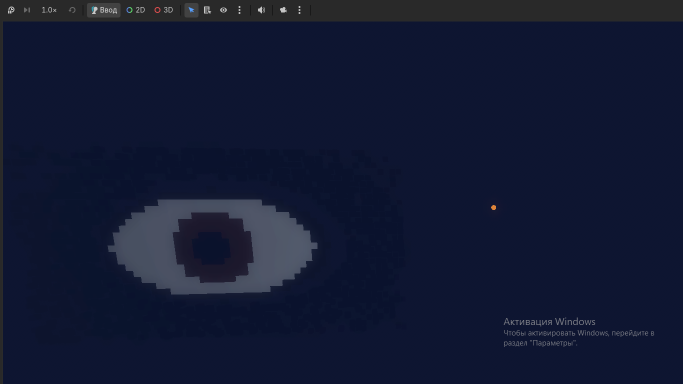
#> input picture reference/primitive_failure_example.png, 1366 x 768 px (shown at 1/2 size)
$ python cpu_visual_ensemble.py ../reference/primitive_failure_example.png ../reference/cinematic_eye_fire_reference.png out.png
#> lines starting #> are read from the running program, lines starting #| are printed output that depends on the picture; after the words box and inside, x2 and y2 are one past the last pixel; in counts of white or black regions, pixels touching at a corner belong together
from __future__ import annotations
import json, math, os, sys
from pathlib import Path
import numpy as np
from PIL import Image, ImageFilter

def img(path:Path,size=None):
    im=Image.open(path).convert("RGB")
    if size and im.size!=size: im=im.resize(size,Image.Resampling.LANCZOS)
    return im

def gray(im): return np.asarray(im.convert("L"),dtype=np.float64)

def ssim(a,b):
    c1=(.01*255)**2;c2=(.03*255)**2
    ux,uy=a.mean(),b.mean();vx=((a-ux)**2).mean();vy=((b-uy)**2).mean();cov=((a-ux)*(b-uy)).mean()
    return float(((2*ux*uy+c1)*(2*cov+c2))/((ux*ux+uy*uy+c1)*(vx+vy+c2)))

def hist_sim(a,b):
    ha=np.histogram(a,bins=64,range=(0,255),density=True)[0];hb=np.histogram(b,bins=64,range=(0,255),density=True)[0]
    den=float(np.linalg.norm(ha)*np.linalg.norm(hb))
    return float(np.dot(ha,hb)/den) if den else 1.0

def edge_map(a):
    gx=np.zeros_like(a);gy=np.zeros_like(a);gx[:,1:-1]=a[:,2:]-a[:,:-2];gy[1:-1,:]=a[2:,:]-a[:-2,:]
    e=np.hypot(gx,gy);m=e.mean()+e.std()*.5
    return (e>m).astype(np.float64)

def edge_sim(a,b):
    ea,eb=edge_map(a),edge_map(b);inter=(ea*eb).sum();union=np.maximum(ea,eb).sum()
    return float(inter/union) if union else 1.0

def block_layout(a,b,grid=8):
    h,w=a.shape;scores=[]
    for y in range(grid):
      for x in range(grid):
        y0,y1=round(y*h/grid),round((y+1)*h/grid);x0,x1=round(x*w/grid),round((x+1)*w/grid)
        ma=float(a[y0:y1,x0:x1].mean());mb=float(b[y0:y1,x0:x1].mean());scores.append(1-min(abs(ma-mb)/255,1))
    return float(np.mean(scores))

def ahash(im):
    a=np.asarray(im.convert("L").resize((16,16),Image.Resampling.LANCZOS),dtype=np.float64);return a>a.mean()

def hash_sim(a,b): return float(1-np.count_nonzero(a!=b)/a.size)

def main():
    if len(sys.argv)<3: raise SystemExit("usage: cpu_visual_ensemble.py baseline candidate [report]")
    pa,pb=Path(sys.argv[1]),Path(sys.argv[2]);ia=img(pa);ib=img(pb,ia.size);a,b=gray(ia),gray(ib)
#> in img, im is the input picture: PIL image 1366x768 RGB; mean R, G, B 17.9, 24.7, 50
#> call 2 of img, with size = (1366, 768)
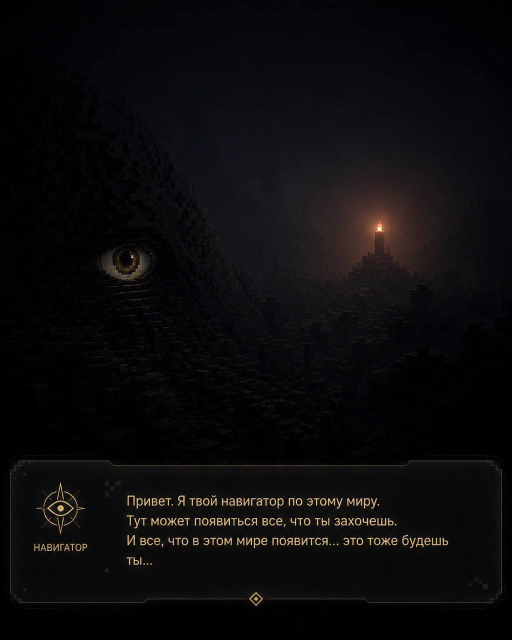
#> input picture reference/cinematic_eye_fire_reference.png, 1024 x 1280 px (shown at 1/2 size)
#> in img, im is the input picture: PIL image 1024x1280 RGB; mean R, G, B 11.9, 11.1, 12.8
#> after `a, b = (gray(ia), gray(ib))`:
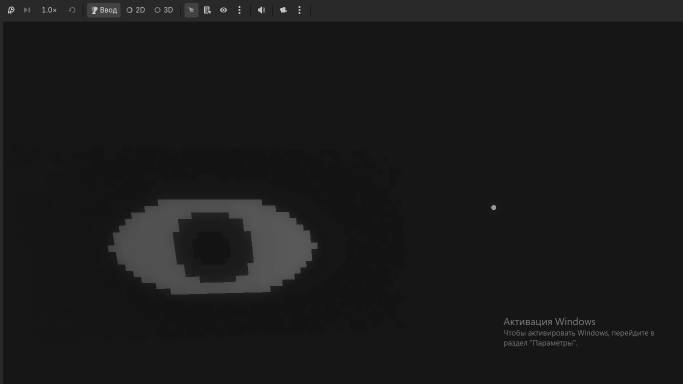
#> a: shape (768, 1366) float64 (shown at 1/2 size); min 19, max 227, mean 25.8
    metrics={"ssim":ssim(a,b),"histogram":hist_sim(a,b),"edges":edge_sim(a,b),"layoutBlocks":block_layout(a,b),"averageHash":hash_sim(ahash(ia),ahash(ib))}
#> in ssim, `ux, uy = (a.mean(), b.mean())`: ux = 25.8; uy = 11.41
#> in ssim, `vx = ((a - ux) ** 2).mean()`: vx = 205.6
#> in ssim, `vy = ((b - uy) ** 2).mean()`: vy = 329.1
#> in ssim, `cov = ((a - ux) * (b - uy)).mean()`: cov = -25.19
#> in hist_sim, `ha = np.histogram(a, bins=64, range=(0, 255), density=True)[0]`: ha = 64 values, max 0.197 at index 5, min 0 at index 0, mean 0.00392
#> in hist_sim, `hb = np.histogram(b, bins=64, range=(0, 255), density=True)[0]`: hb = 64 values, max 0.0798 at index 0, min 0 at index 62, mean 0.00392
#> in hist_sim, `den=float(np.linalg.norm(ha)*np.linalg.norm(hb))`: den = 0.0218
#> in edge_map, `gx = np.zeros_like(a)`: gx: shape (768, 1366) float64; every value is 0
#> in edge_map, `gx[:, 1:-1] = a[:, 2:] - a[:, :-2]`:
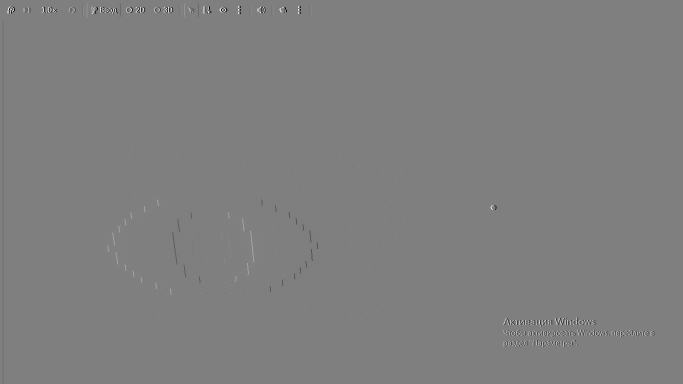
#> gx: shape (768, 1366) float64 (shown at 1/2 size); min -161, max 161, mean 0; drawn with min black and max white
#> in edge_map, `e = np.hypot(gx, gy)`:
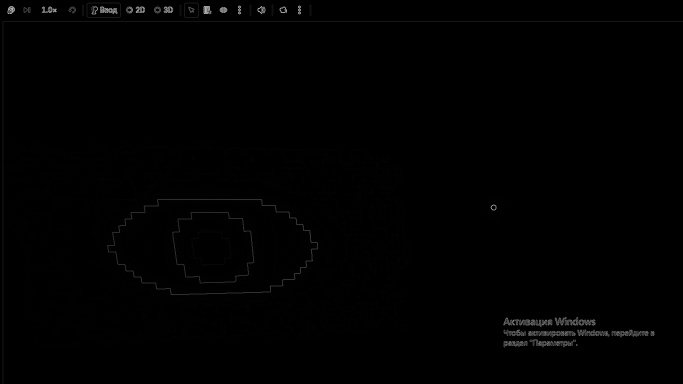
#> e: shape (768, 1366) float64 (shown at 1/2 size); min 0, max 227.7, mean 1.1
#> in edge_map, `m = e.mean() + e.std() * 0.5`: m = 5.72
#> in edge_map, `return (e>m).astype(np.float64)`:
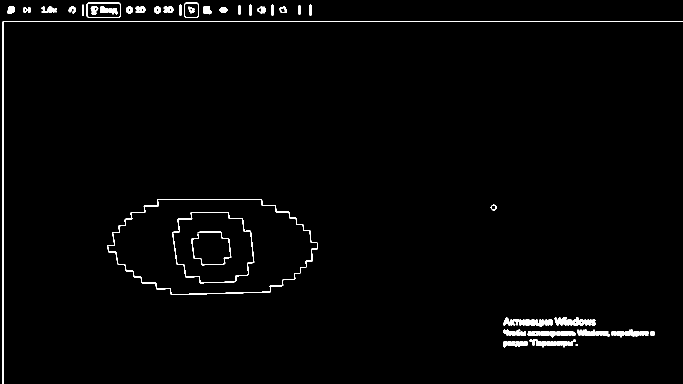
#> returned value: shape (768, 1366) float64 (shown at 1/2 size); values 0 (black) and 1 (white), 1.7% white; 39 white regions (1 under 20 px), largest, box (x1, y1, x2, y2) and area: (5, 42, 1366, 768) 4169, (214, 398, 636, 590) 2360, (344, 424, 509, 567) 1150
#> in edge_map (call 2), `e = np.hypot(gx, gy)`:
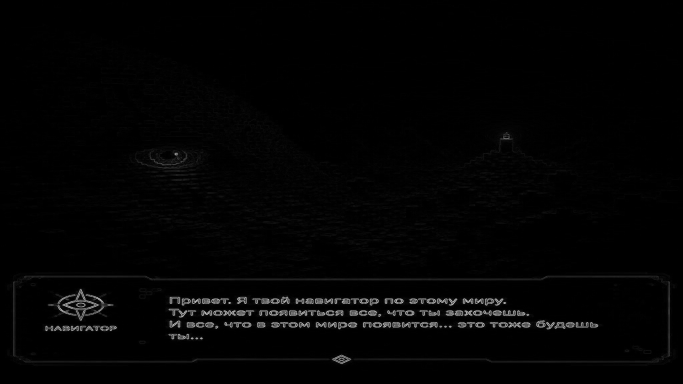
#> e: shape (768, 1366) float64 (shown at 1/2 size); min 0, max 287.6, mean 4.4; drawn with min black and max white
#> in edge_map (call 2), `m = e.mean() + e.std() * 0.5`: m = 14.22
#> in edge_map (call 2), `return (e>m).astype(np.float64)`:
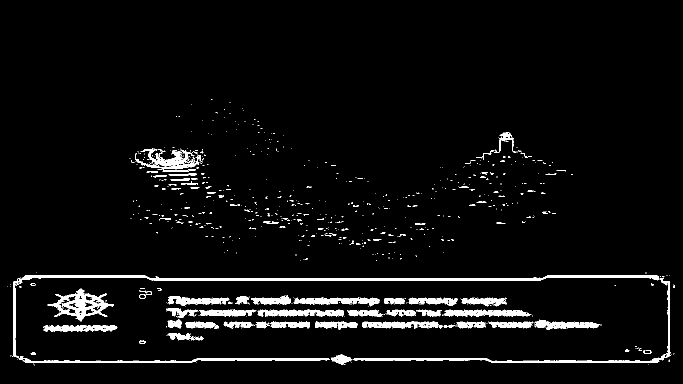
#> returned value: shape (768, 1366) float64 (shown at 1/2 size); values 0 (black) and 1 (white), 4.1% white; 879 white regions (803 under 20 px), largest, box (x1, y1, x2, y2) and area: (24, 551, 1318, 725) 7827, (95, 577, 228, 643) 2891, (706, 557, 1343, 726) 2747
#> in edge_sim, `inter = (ea * eb).sum()`: inter = 1023
#> in edge_sim, `union = np.maximum(ea, eb).sum()`: union = 59509
#> in block_layout, `h, w = a.shape`: h = 768; w = 1366
#> after the loop in block_layout, `for y in range(grid):`: scores = 64 values, max 0.996 at index 28, min 0.798 at index 43, mean 0.933
#> metrics = {'ssim': 0.0102, 'histogram': 0.123, 'edges': 0.0172, 'layoutBlocks': 0.933, 'averageHash': 0.543}
    weights={"ssim":.35,"histogram":.15,"edges":.20,"layoutBlocks":.20,"averageHash":.10}
    score=sum(metrics[k]*weights[k] for k in weights);minimum=float(os.environ.get("QUALITY_VISUAL_ENSEMBLE_MIN","0.92"))
#> after `score = sum((metrics[k] * weights[k] for k in weights))`: score = 0.266
    report={"cpuOnly":True,"gpu":False,"paidCost":0,"baseline":str(pa),"candidate":str(pb),"metrics":metrics,"score":score,"minimum":minimum,"pass":score>=minimum}
    out=Path(sys.argv[3]) if len(sys.argv)>3 else Path("CPU_VISUAL_ENSEMBLE_REPORT.json");out.write_text(json.dumps(report,indent=2),encoding="utf-8");print(json.dumps(report))
#> (the run stopped early here; a loop or call above may not have finished)
